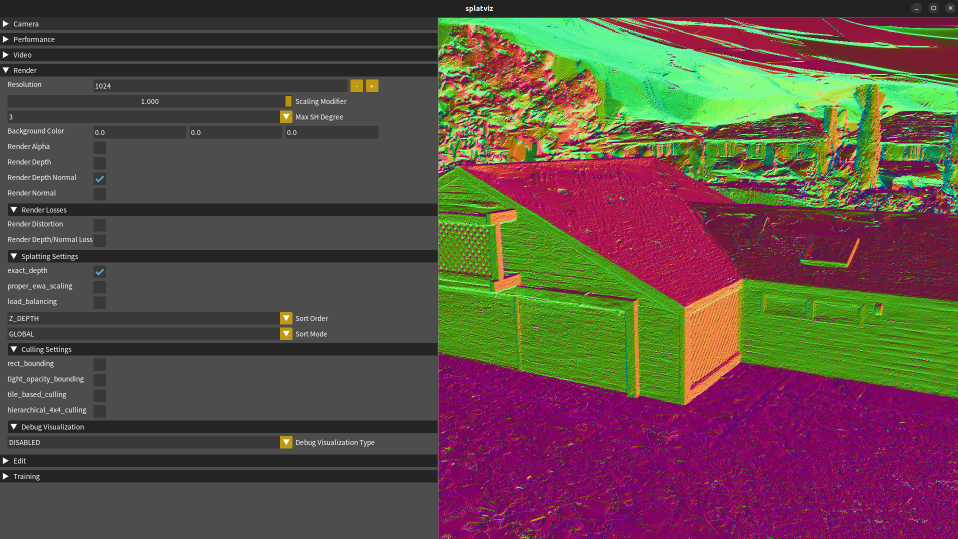
#> input picture SOF/assets/sofviz.png, 1916 x 1077 px (shown at 1/2 size)
$ python export_render_hf_components_v0.py --render_dir ../assets --output_dir out
#> lines starting #> are read from the running program, lines starting #| are printed output that depends on the picture
#!/usr/bin/env python3
from __future__ import annotations

import argparse
import json
from pathlib import Path
from typing import Dict, Iterable, List, Optional, Sequence, Tuple

import numpy as np
from PIL import Image, ImageDraw
from tqdm import tqdm


IMAGE_EXTS = {".png", ".jpg", ".jpeg", ".webp"}


def _parse_args() -> argparse.Namespace:
    parser = argparse.ArgumentParser(
        description="Export image-domain high-frequency components from rendered views."
    )
    parser.add_argument("--render_dir", required=True, help="Rendered RGB directory.")
    parser.add_argument("--output_dir", required=True, help="Directory for exported HF maps.")
    parser.add_argument("--target_dir", default="", help="Optional target RGB directory, e.g. GT or edge_target.")
    parser.add_argument("--anchor_dir", default="", help="Optional anchor RGB directory for residual HF.")
    parser.add_argument("--mask_dir", default="", help="Optional soft mask directory.")
    parser.add_argument(
        "--match_policy",
        default="order_if_needed",
        choices=["stem", "order", "order_if_needed"],
        help="How to match render/target/anchor/mask images.",
    )
    parser.add_argument("--highpass_kernel", type=int, default=9)
    parser.add_argument("--norm_percentile", type=float, default=99.0)
    parser.add_argument("--residual_clip", type=float, default=0.0)
    parser.add_argument("--limit", type=int, default=0)
    parser.add_argument("--sheet_limit", type=int, default=40)
    parser.add_argument("--overwrite", action="store_true")
    return parser.parse_args()


def _list_images(root: Path, *, required: bool = True) -> List[Path]:
    if not root or str(root) == ".":
        return []
    if not root.is_dir():
        if required:
            raise FileNotFoundError(f"Image directory not found: {root}")
        return []
    return sorted(p for p in root.iterdir() if p.is_file() and p.suffix.lower() in IMAGE_EXTS)


def _lookup(paths: Sequence[Path]) -> Dict[str, Path]:
    return {p.stem.lower(): p for p in paths}


def _resolve(
    render_paths: Sequence[Path],
    other_paths: Sequence[Path],
    *,
    idx: int,
    render_path: Path,
    lookup: Dict[str, Path],
    match_policy: str,
) -> Optional[Path]:
    if not other_paths:
        return None
    if match_policy in {"stem", "order_if_needed"}:
        matched = lookup.get(render_path.stem.lower())
        if matched is not None:
            return matched
        if match_policy == "stem":
            return None
    if match_policy in {"order", "order_if_needed"} and idx < len(other_paths):
        return other_paths[idx]
    return None


def _load_rgb(path: Path, size: Optional[Tuple[int, int]] = None) -> np.ndarray:
    img = Image.open(path).convert("RGB")
    if size is not None and img.size != size:
        img = img.resize(size, Image.BICUBIC)
    return np.asarray(img, dtype=np.float32) / 255.0


# [5 lines left out: function _load_gray, not called in this run]


def _luma(rgb: np.ndarray) -> np.ndarray:
    return (0.299 * rgb[..., 0] + 0.587 * rgb[..., 1] + 0.114 * rgb[..., 2]).astype(np.float32)


def _box_blur(gray: np.ndarray, kernel: int) -> np.ndarray:
    k = max(1, int(kernel))
    if k % 2 == 0:
        k += 1
    if k <= 1:
        return gray.astype(np.float32, copy=True)
    pad = k // 2
    padded = np.pad(gray.astype(np.float32), ((pad, pad), (pad, pad)), mode="reflect")
    integral = np.pad(padded, ((1, 0), (1, 0)), mode="constant").cumsum(axis=0).cumsum(axis=1)
    return (
        integral[k:, k:]
        - integral[:-k, k:]
        - integral[k:, :-k]
        + integral[:-k, :-k]
    ).astype(np.float32) / float(k * k)


def _highpass(gray: np.ndarray, kernel: int) -> np.ndarray:
    return (gray - _box_blur(gray, int(kernel))).astype(np.float32)


def _norm_abs(arr: np.ndarray, percentile: float) -> np.ndarray:
    arr = np.abs(np.nan_to_num(arr.astype(np.float32), nan=0.0, posinf=0.0, neginf=0.0))
    scale = float(np.percentile(arr, float(percentile)))
    if scale <= 1e-8:
        return np.zeros_like(arr, dtype=np.float32)
    return np.clip(arr / scale, 0.0, 1.0).astype(np.float32)


def _norm_signed(arr: np.ndarray, percentile: float, clip: float) -> np.ndarray:
    arr = np.nan_to_num(arr.astype(np.float32), nan=0.0, posinf=0.0, neginf=0.0)
    if float(clip) > 0.0:
        arr = np.clip(arr, -float(clip), float(clip))
    scale = float(np.percentile(np.abs(arr), float(percentile)))
    if scale <= 1e-8:
        return np.full((*arr.shape, 3), 0.5, dtype=np.float32)
    signed = np.clip(arr / scale, -1.0, 1.0)
    rgb = np.zeros((*arr.shape, 3), dtype=np.float32)
    rgb[..., 0] = np.clip(signed, 0.0, 1.0)
    rgb[..., 2] = np.clip(-signed, 0.0, 1.0)
    rgb += 0.5 * (1.0 - np.abs(signed))[..., None]
    return np.clip(rgb, 0.0, 1.0)


def _save_gray(path: Path, arr: np.ndarray) -> None:
    path.parent.mkdir(parents=True, exist_ok=True)
    arr = np.clip(arr, 0.0, 1.0)
    Image.fromarray((arr * 255.0 + 0.5).astype(np.uint8), mode="L").save(path)


def _save_rgb(path: Path, arr: np.ndarray) -> None:
    path.parent.mkdir(parents=True, exist_ok=True)
    arr = np.clip(arr, 0.0, 1.0)
    Image.fromarray((arr * 255.0 + 0.5).astype(np.uint8), mode="RGB").save(path)


def _overlay(render_hf: np.ndarray, target_hf: Optional[np.ndarray], mask: Optional[np.ndarray]) -> np.ndarray:
    if target_hf is None:
        return np.repeat(render_hf[..., None], 3, axis=2)
    rgb = np.zeros((*render_hf.shape, 3), dtype=np.float32)
    rgb[..., 0] = target_hf
    rgb[..., 1] = render_hf
    rgb[..., 2] = render_hf
    if mask is not None:
        rgb = rgb * (0.2 + 0.8 * np.clip(mask[..., None], 0.0, 1.0))
    return np.clip(rgb, 0.0, 1.0)


def _label_panel(rgb: np.ndarray, label: str) -> Image.Image:
    arr = np.clip(rgb, 0.0, 1.0)
    img = Image.fromarray((arr * 255.0 + 0.5).astype(np.uint8), mode="RGB")
    draw = ImageDraw.Draw(img)
    draw.rectangle((0, 0, min(img.width, 360), 22), fill=(0, 0, 0))
    draw.text((5, 4), label, fill=(255, 255, 255))
    return img


def _gray_to_rgb(gray: np.ndarray) -> np.ndarray:
    return np.repeat(np.clip(gray, 0.0, 1.0)[..., None], 3, axis=2)


def _write_sheet(
    path: Path,
    *,
    render_rgb: np.ndarray,
    render_hf: np.ndarray,
    render_residual: Optional[np.ndarray],
    target_rgb: Optional[np.ndarray],
    target_hf: Optional[np.ndarray],
    target_residual: Optional[np.ndarray],
    error: Optional[np.ndarray],
    overlay: np.ndarray,
) -> None:
    panels = [
        _label_panel(render_rgb, "render RGB"),
        _label_panel(_gray_to_rgb(render_hf), "abs HP(render)"),
        _label_panel(overlay, "overlay target=red render=cyan"),
    ]
    if render_residual is not None:
        panels.append(_label_panel(_gray_to_rgb(render_residual), "abs residual HP(render-anchor)"))
    if target_rgb is not None:
        panels.append(_label_panel(target_rgb, "target RGB"))
    if target_hf is not None:
        panels.append(_label_panel(_gray_to_rgb(target_hf), "abs HP(target)"))
    if target_residual is not None:
        panels.append(_label_panel(_gray_to_rgb(target_residual), "abs residual HP(target-anchor)"))
    if error is not None:
        panels.append(_label_panel(_gray_to_rgb(error), "abs residual error"))

    width = max(p.width for p in panels)
    height = max(p.height for p in panels)
    cols = 2
    rows = (len(panels) + cols - 1) // cols
    sheet = Image.new("RGB", (cols * width, rows * height), (0, 0, 0))
    for i, panel in enumerate(panels):
        sheet.paste(panel, ((i % cols) * width, (i // cols) * height))
    path.parent.mkdir(parents=True, exist_ok=True)
    sheet.save(path)


def _mean(values: Sequence[float]) -> float:
    vals = [float(v) for v in values if np.isfinite(float(v))]
    return float(np.mean(vals)) if vals else 0.0


def main() -> None:
    args = _parse_args()
    render_dir = Path(args.render_dir).expanduser().resolve()
    output_dir = Path(args.output_dir).expanduser().resolve()
    target_dir = Path(args.target_dir).expanduser().resolve() if str(args.target_dir).strip() else None
    anchor_dir = Path(args.anchor_dir).expanduser().resolve() if str(args.anchor_dir).strip() else None
    mask_dir = Path(args.mask_dir).expanduser().resolve() if str(args.mask_dir).strip() else None

    if output_dir.exists() and any(output_dir.iterdir()) and not bool(args.overwrite):
        raise FileExistsError(f"Output dir is not empty; use --overwrite: {output_dir}")
    output_dir.mkdir(parents=True, exist_ok=True)

    render_paths = _list_images(render_dir)
    if int(args.limit) > 0:
        render_paths = render_paths[: int(args.limit)]
    target_paths = _list_images(target_dir, required=False) if target_dir is not None else []
    anchor_paths = _list_images(anchor_dir, required=False) if anchor_dir is not None else []
    mask_paths = _list_images(mask_dir, required=False) if mask_dir is not None else []
    target_lookup = _lookup(target_paths)
    anchor_lookup = _lookup(anchor_paths)
    mask_lookup = _lookup(mask_paths)

    frames = []
    render_energy = []
    target_energy = []
    residual_energy = []
    residual_error = []

    print(f"[render-hf-v0] render : {render_dir}")
    print(f"[render-hf-v0] target : {target_dir if target_dir is not None else '<none>'}")
    print(f"[render-hf-v0] anchor : {anchor_dir if anchor_dir is not None else '<none>'}")
    print(f"[render-hf-v0] mask   : {mask_dir if mask_dir is not None else '<none>'}")
    print(f"[render-hf-v0] output : {output_dir}")
    print(f"[render-hf-v0] frames : {len(render_paths)}")

    for idx, render_path in enumerate(tqdm(render_paths, desc="export render HF")):
        target_path = _resolve(
            render_paths,
            target_paths,
            idx=idx,
            render_path=render_path,
            lookup=target_lookup,
            match_policy=str(args.match_policy),
        )
        anchor_path = _resolve(
            render_paths,
            anchor_paths,
            idx=idx,
            render_path=render_path,
            lookup=anchor_lookup,
            match_policy=str(args.match_policy),
        )
        mask_path = _resolve(
            render_paths,
            mask_paths,
            idx=idx,
            render_path=render_path,
            lookup=mask_lookup,
            match_policy=str(args.match_policy),
        )

        render_rgb = _load_rgb(render_path)
        size = (render_rgb.shape[1], render_rgb.shape[0])
        target_rgb = _load_rgb(target_path, size=size) if target_path is not None else None
        anchor_rgb = _load_rgb(anchor_path, size=size) if anchor_path is not None else None
        mask = _load_gray(mask_path, size=size) if mask_path is not None else None

        render_hp_signed = _highpass(_luma(render_rgb), int(args.highpass_kernel))
#> in _luma, `return (0.299 * rgb[..., 0] + 0.587 * rgb[..., 1] + 0.114 * rgb[..., 2..`:
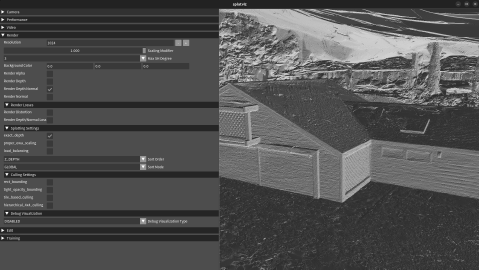
#> returned value: shape (1077, 1916) float32 (shown at 1/4 size); min 0.0471, max 1, mean 0.315
#> in _box_blur, `k = max(1, int(kernel))`: k = 9
#> in _box_blur, `pad = k // 2`: pad = 4
#> in _box_blur, `integral = np.pad(padded, ((1, 0), (1, 0)), mode="constant").cumsum(ax..`:
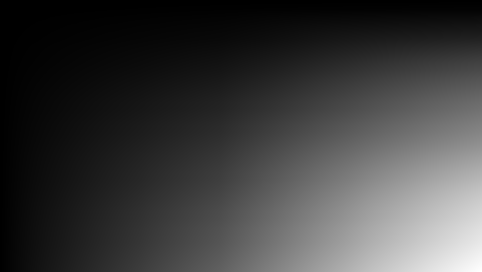
#> integral: shape (1086, 1925) float32 (shown at 1/4 size); min 0, max 655479.1, mean 156889.8; drawn with min black and max white
        render_hf = _norm_abs(render_hp_signed, float(args.norm_percentile))
#> in _norm_abs, `arr = np.abs(np.nan_to_num(arr.astype(np.float32), nan=0.0, posinf=0.0..`:
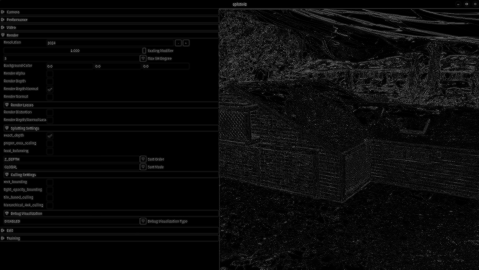
#> arr: shape (1077, 1916) float32 (shown at 1/4 size); min 0, max 0.765, mean 0.0411
#> in _norm_abs, `scale = float(np.percentile(arr, float(percentile)))`: scale = 0.325
#> in _norm_abs, `return np.clip(arr / scale, 0.0, 1.0).astype(np.float32)`:
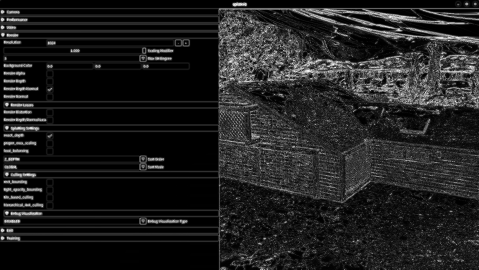
#> returned value: shape (1077, 1916) float32 (shown at 1/4 size); min 0, max 1, mean 0.124
        target_hp_signed = None
        target_hf = None
        if target_rgb is not None:
            target_hp_signed = _highpass(_luma(target_rgb), int(args.highpass_kernel))
            target_hf = _norm_abs(target_hp_signed, float(args.norm_percentile))

        render_residual_norm = None
        target_residual_norm = None
        error_norm = None
        if anchor_rgb is not None:
            anchor_hp_signed = _highpass(_luma(anchor_rgb), int(args.highpass_kernel))
            render_residual = render_hp_signed - anchor_hp_signed
            render_residual_norm = _norm_abs(render_residual, float(args.norm_percentile))
            residual_energy.append(float(np.mean(np.abs(render_residual))))
            _save_gray(output_dir / "render_residual_hf_abs" / render_path.name, render_residual_norm)
            _save_rgb(
                output_dir / "render_residual_hf_signed" / render_path.name,
                _norm_signed(render_residual, float(args.norm_percentile), float(args.residual_clip)),
            )
            if target_hp_signed is not None:
                target_residual = target_hp_signed - anchor_hp_signed
                target_residual_norm = _norm_abs(target_residual, float(args.norm_percentile))
                error_norm = _norm_abs(render_residual - target_residual, float(args.norm_percentile))
                residual_error.append(float(np.mean(np.abs(render_residual - target_residual))))
                _save_gray(output_dir / "target_residual_hf_abs" / render_path.name, target_residual_norm)
                _save_rgb(
                    output_dir / "target_residual_hf_signed" / render_path.name,
                    _norm_signed(target_residual, float(args.norm_percentile), float(args.residual_clip)),
                )
                _save_gray(output_dir / "residual_error_abs" / render_path.name, error_norm)

        overlay_target = target_residual_norm if target_residual_norm is not None else target_hf
        overlay_render = render_residual_norm if render_residual_norm is not None else render_hf
        overlay = _overlay(overlay_render, overlay_target, mask)

        _save_gray(output_dir / "render_hf_abs" / render_path.name, render_hf)
        _save_rgb(output_dir / "render_hf_signed" / render_path.name, _norm_signed(render_hp_signed, float(args.norm_percentile), 0.0))
#> in _norm_signed, `signed = np.clip(arr / scale, -1.0, 1.0)`:
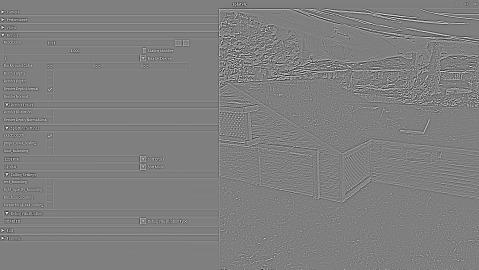
#> signed: shape (1077, 1916) float32 (shown at 1/4 size); min -1, max 1, mean -0.00228; drawn with min black and max white
#> in _norm_signed, `rgb += 0.5 * (1.0 - np.abs(signed))[..., None]`:
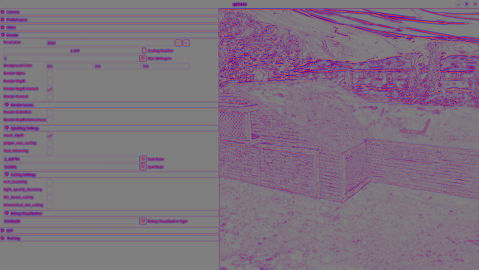
#> rgb: shape (1077, 1916, 3) float32 (shown at 1/4 size); mean of channels 0, 1, 2 0.499, 0.439, 0.501; drawn as R, G, B
        _save_rgb(output_dir / "overlay" / render_path.name, overlay)
        if target_hf is not None:
            _save_gray(output_dir / "target_hf_abs" / render_path.name, target_hf)
        if mask is not None:
            _save_gray(output_dir / "mask" / render_path.name, mask)
        if idx < int(args.sheet_limit):
            _write_sheet(
                output_dir / "sheet" / render_path.name,
                render_rgb=render_rgb,
                render_hf=render_hf,
                render_residual=render_residual_norm,
                target_rgb=target_rgb,
                target_hf=target_hf,
                target_residual=target_residual_norm,
                error=error_norm,
                overlay=overlay,
            )
#> in _write_sheet, `width = max(p.width for p in panels)`: width = 1916
#> in _write_sheet, `height = max(p.height for p in panels)`: height = 1077
#> in _write_sheet, `rows = (len(panels) + cols - 1) // cols`: rows = 2
#> the loop in _write_sheet, `for i, panel in enumerate(panels):` made 3 passes
#> after the loop in _write_sheet, `for i, panel in enumerate(panels):`:
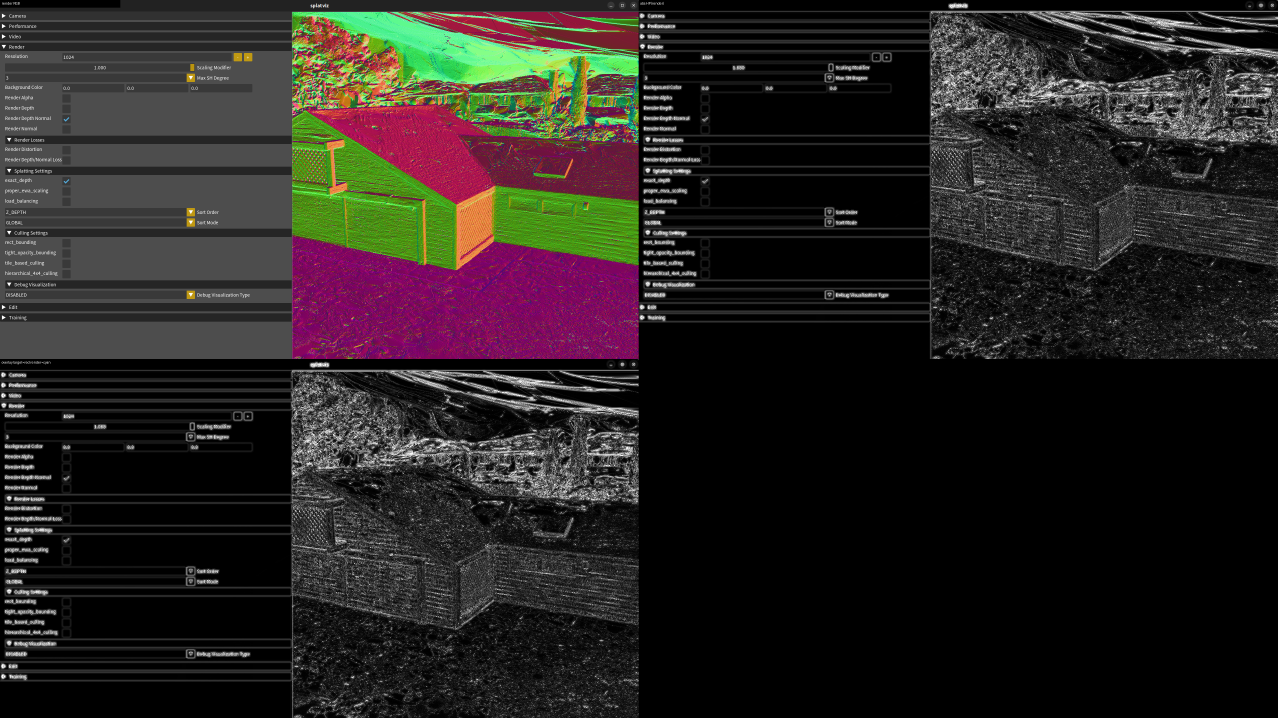
#> sheet: PIL image 3832x2154 RGB (shown at 1/3 size); mean R, G, B 39, 34.8, 32.9

        render_energy.append(float(np.mean(np.abs(render_hp_signed))))
        if target_hp_signed is not None:
            target_energy.append(float(np.mean(np.abs(target_hp_signed))))
        frames.append(
            {
                "stem": render_path.stem,
                "render": str(render_path),
                "target": str(target_path) if target_path is not None else "",
                "anchor": str(anchor_path) if anchor_path is not None else "",
                "mask": str(mask_path) if mask_path is not None else "",
            }
        )

    summary = {
        "version": "export_render_hf_components_v0",
        "render_dir": str(render_dir),
        "target_dir": str(target_dir) if target_dir is not None else "",
        "anchor_dir": str(anchor_dir) if anchor_dir is not None else "",
        "mask_dir": str(mask_dir) if mask_dir is not None else "",
        "output_dir": str(output_dir),
        "match_policy": str(args.match_policy),
        "highpass_kernel": int(args.highpass_kernel),
        "norm_percentile": float(args.norm_percentile),
        "num_frames": int(len(frames)),
        "mean_render_hf_abs": _mean(render_energy),
        "mean_target_hf_abs": _mean(target_energy),
        "mean_render_residual_hf_abs": _mean(residual_energy),
        "mean_residual_error_abs": _mean(residual_error),
        "frames": frames,
    }
#> in _mean, `vals = [float(v) for v in values if np.isfinite(float(v))]`: vals = [0.0411]
    (output_dir / "manifest.json").write_text(json.dumps(summary, indent=2), encoding="utf-8")
    print(json.dumps({k: v for k, v in summary.items() if k != "frames"}, indent=2))
#> (printed output is left out)
    print(f"[render-hf-v0] inspect: {output_dir}/sheet")
    print(f"[render-hf-v0] render hf: {output_dir}/render_hf_abs")
    if anchor_paths:
        print(f"[render-hf-v0] residual hf: {output_dir}/render_residual_hf_abs")


if __name__ == "__main__":
    main()
